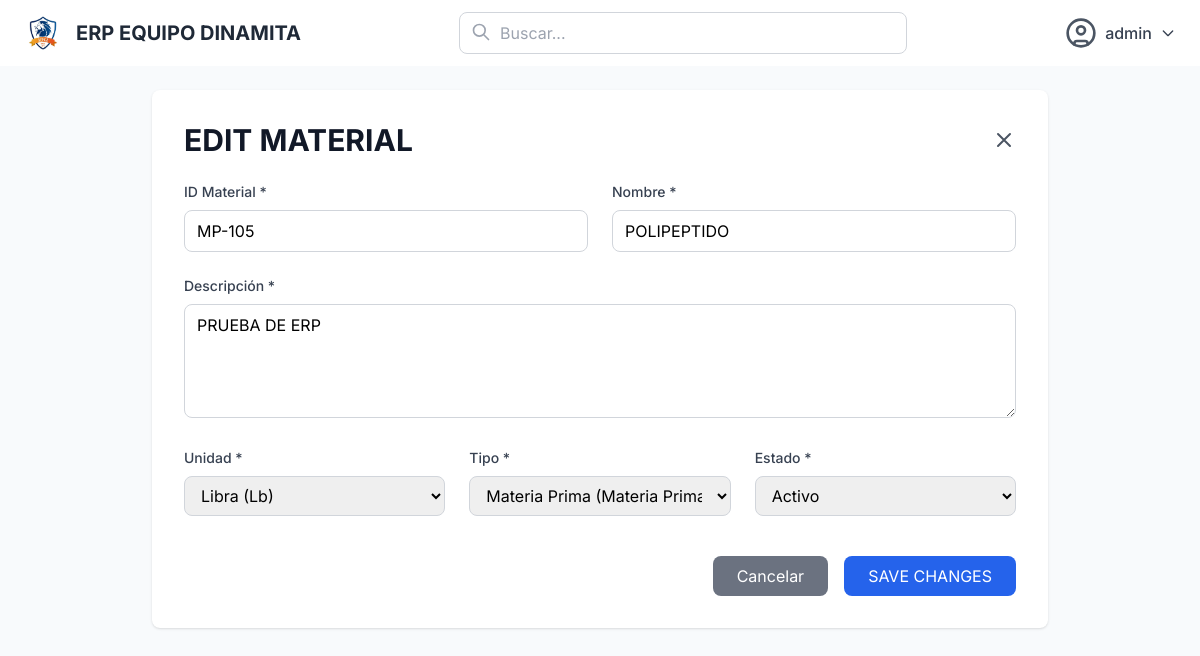
Screenshot of /materials/7/edit/ (signed in) with the database file from the repository.
### users/models.py (models this page shows)
class User(AbstractUser):
    class Meta:
        db_table = "users"
        verbose_name = "Usuario"
        verbose_name_plural = "Usuarios"

### materials/models.py (models this page shows, shortened)
class Material(models.Model):
    id_material = models.CharField(max_length=50, unique=True)
    name = models.CharField(max_length=200)
    description = models.TextField()
    unit = models.ForeignKey(Unit, on_delete=models.PROTECT, default=1)
    material_type = models.ForeignKey(MaterialType, on_delete=models.PROTECT, default=1)
    status = models.ForeignKey(Status, on_delete=models.PROTECT, default=1)
    created_at = models.DateTimeField(auto_now_add=True)
    updated_at = models.DateTimeField(auto_now=True)
    created_by = models.ForeignKey(User, on_delete=models.SET_NULL, null=True, blank=True)
    class Meta:
        db_table = "materials"
        verbose_name = "Material"
        verbose_name_plural = "Materiales"
        ordering = ['-created_at']

### materials/views.py (the view)
# urls.py: path('<int:id>/edit/', views.material_edit, name='material_edit'),
@login_required
def material_edit(request, id):
    material = get_object_or_404(Material, id=id)
    if request.method == 'POST':
        form = MaterialForm(request.POST, instance=material)
        if form.is_valid():
            form.save()
            return redirect('materials:materials_list')
    else:
        form = MaterialForm(instance=material)
    context = {
        'form': form,
        'material': material,
        'edit_mode': True
    }
    return render(request, 'materials/material_form.html', context)

### core/models.py (called while the page is built)
    def __str__(self):
        return self.name

### materials/models.py (called while the page is built)
    def __str__(self):
        return f"{self.name} ({self.symbol})"

    def __str__(self):
        return f"{self.name} ({self.symbol})"

### materials/templates/materials/material_form.html (shortened to what this page needs)
{% extends "core/base.html" %}
{% load static %}
{% block content %}
<div class="max-w-4xl mx-auto">
    <div class="bg-white rounded-lg shadow p-8">
        <div class="flex justify-between items-center mb-6">
            <h1 class="text-3xl font-bold text-gray-900">{% if material %}EDIT MATERIAL{% else %}CREATE NEW MATERIAL{% endif %}</h1>
            <a href="{% url 'materials:materials_list' %}" class="text-gray-600 hover:text-gray-800">
                <svg class="h-6 w-6" fill="none" stroke="currentColor" viewBox="0 0 24 24">
                    <path stroke-linecap="round" stroke-linejoin="round" stroke-width="2" d="M6 18L18 6M6 6l12 12"></path>
                </svg>
            </a>
        </div>
        <form method="post" class="space-y-6">
            <div class="grid grid-cols-1 md:grid-cols-2 gap-6">
                <div>
                    <label for="id_id_material" class="block text-sm font-medium text-gray-700 mb-2">ID Material *</label>
                    {{ form.id_material }}
                </div>
                <div>
                    <label for="id_name" class="block text-sm font-medium text-gray-700 mb-2">Nombre *</label>
                    {{ form.name }}
                </div>
            </div>
            <div>
                <label for="id_description" class="block text-sm font-medium text-gray-700 mb-2">Descripción *</label>
                {{ form.description }}
            </div>
            <div class="grid grid-cols-1 md:grid-cols-3 gap-6">
                <div>
                    <label for="id_unit" class="block text-sm font-medium text-gray-700 mb-2">Unidad *</label>
                    {{ form.unit }}
                </div>
                <div>
                    <label for="id_material_type" class="block text-sm font-medium text-gray-700 mb-2">Tipo *</label>
                    {{ form.material_type }}
                </div>
                <div>
                    <label for="id_status" class="block text-sm font-medium text-gray-700 mb-2">Estado *</label>
                    {{ form.status }}
                </div>
            </div>
            <div class="flex justify-end space-x-4 pt-4">
                <a href="{% url 'materials:materials_list' %}" class="bg-gray-500 hover:bg-gray-600 text-white px-6 py-2 rounded-lg transition-colors">
                    Cancelar
                </a>
                <button type="submit" class="bg-blue-600 hover:bg-blue-700 text-white px-6 py-2 rounded-lg transition-colors">
                    {% if material %}SAVE CHANGES{% else %}CREATE{% endif %}
                </button>
            </div>
        </form>
    </div>
</div>
{% endblock %}

### core/templates/core/base.html (shortened to what this page needs)
{% load static %}
<!DOCTYPE html>
<html lang="es">
<head>
    <script src="https://cdn.tailwindcss.com"></script>
</head>
<body class="bg-slate-50">
    <nav class="bg-white shadow flex items-center justify-between px-6 py-3">
        <div class="flex items-center space-x-3">
            <img src="{% static 'img/logo.png' %}" alt="Logo" class="h-10 w-10">
            <span class="text-xl font-bold text-gray-800">ERP EQUIPO DINAMITA</span>
        </div>
        <div class="hidden md:flex flex-1 max-w-md mx-8">
            <div class="relative w-full">
                <input type="text" placeholder="Buscar..." class="w-full px-4 py-2 pl-10 border border-gray-300 rounded-lg focus:outline-none focus:ring-2 focus:ring-blue-500">
                <svg class="absolute left-3 top-2.5 h-5 w-5 text-gray-400" fill="none" stroke="currentColor" viewBox="0 0 24 24">
                    <path stroke-linecap="round" stroke-linejoin="round" stroke-width="2" d="M21 21l-6-6m2-5a7 7 0 11-14 0 7 7 0 0114 0z"></path>
                </svg>
            </div>
        </div>
        <div class="relative">
            <button id="user-menu-button" class="flex items-center space-x-2 text-gray-700 hover:text-gray-900 focus:outline-none">
                <span class="font-medium">{{ user.username }}</span>
                <svg class="h-4 w-4" fill="none" stroke="currentColor" viewBox="0 0 24 24">
                    <path stroke-linecap="round" stroke-linejoin="round" stroke-width="2" d="M19 9l-7 7-7-7"></path>
                </svg>
            </button>
        </div>
    </nav>
    <main class="p-6 bg-slate-50 min-h-screen">
        {% block content %}
        {% endblock %}
    </main>
</body>
</html>

### core/templates/core/base.html (style rules this page uses)
body { font-family: 'Inter', sans-serif; }

### rows the page displays
User: username "admin"
Material: id_material "MP-105", name "POLIPEPTIDO", description "PRUEBA DE ERP", unit "Libra (Lb)", material_type "Materia Prima (Materia Prima)", status "Activo"
